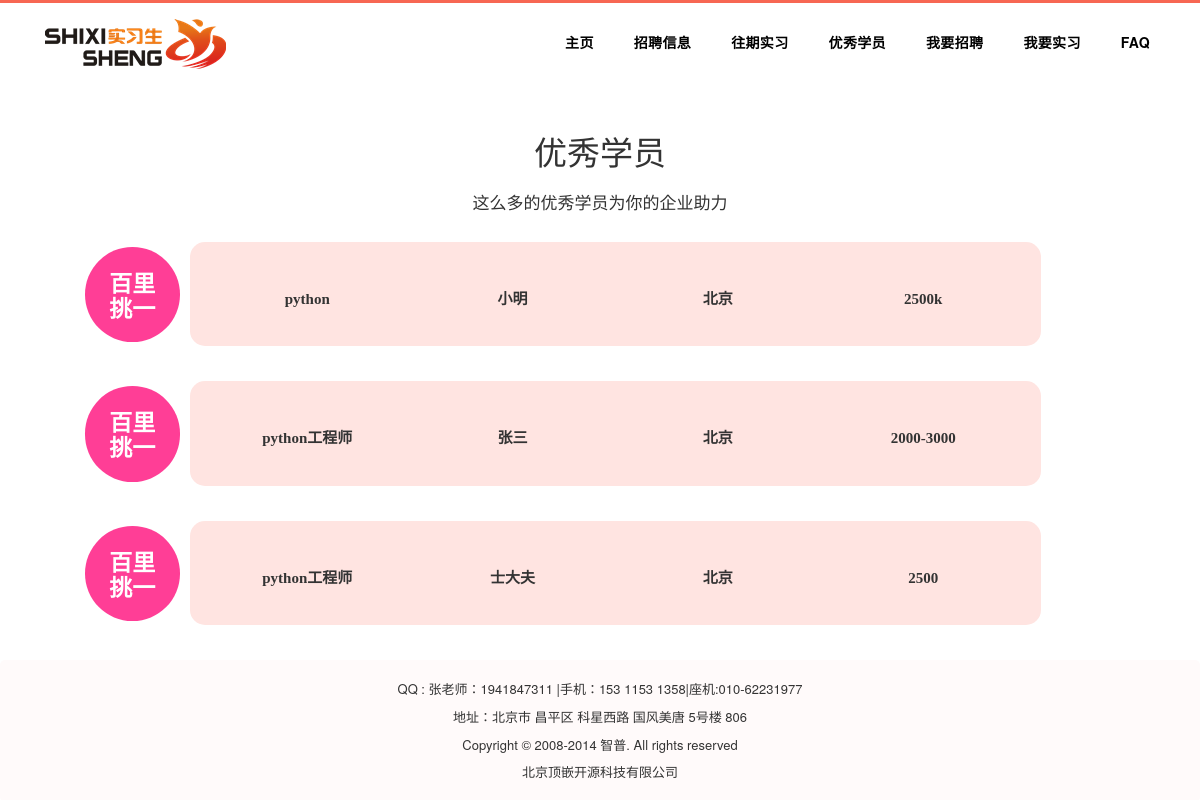
/youxiu, run on the app's committed database.
### shixisheng/models.py (models this page shows)
class Text(models.Model):
	category = models.CharField(max_length=30)
	name     = models.CharField(max_length=30)
	intr     = models.TextField(blank=True)

class SIntr(models.Model):
	order      = models.CharField(max_length=64,blank=True)  	#标记
	name       = models.CharField(max_length=30)  				#学生姓名
	level      = models.CharField(max_length=30,blank=True)  	#等级
	sex        = models.CharField(max_length=30)  				#性别
	grade      = models.CharField(max_length=30)  				#年级
	place	   = models.CharField(max_length=128) 				#期望工作地点
	position   = models.CharField(max_length=128) 				#适合职位
	salary	   = models.CharField(max_length=30)  				#期望薪资
	contact	   = models.CharField(max_length=30)  				#联系方式
	intr       = models.TextField()
	img        = models.ImageField(upload_to='./img/student',blank=True)
	date	   = models.CharField(max_length=30)  				#生成时间

### shixisheng/views.py (the view)
# urls.py: url(r'^youxiu$', 'shixisheng.views.youxiu'),
def youxiu(request):
	stu=SIntr.objects.filter(Q(order='1') | Q(order='0'))
	dict_d={"stu":stu}
	t=Text.objects.all()
	for i in t:
		dict_d[i.category]=i
	return TR(request,"youxiu.html",dict_d)

### shixisheng/templates/youxiu.html (shortened to what this page needs)
{% extends "base.html" %}
    {% block css %}
    <link href="static/css/youxiu/youxiu.css" rel="stylesheet">
    {% endblock %}
{% block content %}
<body style="">
    <div style="height:100px;"></div>
    <div>
        <h1>{{navigation_5.name}}</h1>
    	<h4>{{navigation_5.intr}}</h4>
    </div>
    <div class="container">
        {%for i in stu%}
		    <div class="row top" style="  border-radius:15px 15px 15px 15px;" onClick="window.open('grjl/{{i.id}}')">
                <div class="hl col-xs-1" style="background:#FF3E96;margin : 5px 0px 0px 50px;"><h3>{{i.level}}</h3></div>
                <div class="tl col-xs-9" style="background:#FFE4E1;margin : 0px 0px 0px 10px;">
                <div class="col-md-3">
                    <h5>{{i.position}}</h5></div>
                      <div class="col-md-3">
                    <h5>{{i.name}}</h5></div>
                      <div class="col-md-3">
		                <h5>{{i.place}}</h5></div>
                      <div class="col-md-3" >
		                <h5>{{i.salary}}</h5>
                </div>
              </div>
		    </div>
      {%endfor%}
	</div>
  </body>
{% endblock %}

### shixisheng/templates/base.html (shortened to what this page needs)
<!DOCTYPE HTML>
<html>
<head>
	<link href="/static/css/base/bootstrap.min.css" rel="stylesheet">
    <link href="/static/css/base/animate.min.css" rel="stylesheet">
    <link href="/static/css/base/font-awesome.min.css" rel="stylesheet">
    <link href="/static/css/sty.css" rel="stylesheet">
    {%block css%} {%endblock%}
</head>
<body>
	<div class="nav-head" style="background:#ffffff">
      <nav class="navbar-default" role="navigation" >
        <div class="container">
          <div class="navbar-header">
            <a class="navbar-brand" href="#">
              <div id = "lo" class="logo">
                <img src="/static/images/logo_1.png" class="img-responsive" alt="" />
              </div>
            </a>
          </div>
          <div class="collapse navbar-collapse" id="bs-example-navbar-collapse-1">
            <ul id = 'u' class="nav navbar-nav navbar-right">
              <li class="bt"><a style="color:black;" href="/">{{navigation_1.name}}</a></li>
              <li class="bt"><a style="color:black;" href="/allcompany">{{navigation_2.name}}</a></li>
              <li class="bt"><a style="color:black;" href="/be">{{navigation_3.name}}</a></li>
              <li class="bt"><a style="color:black;" href="/youxiu">{{navigation_5.name}}</a></li>
              <li class="bt"><a style="color:black;" href="/pin.html">{{navigation_6.name}}</a></li>
              <li class="bt"><a style="color:black;" href="/liucheng">{{navigation_7.name}}</a></li>
              <li class="bt"><a style="color:black;" href="/faq">{{navigation_8.name}}</a></li>
            </ul>
          </div>
        </div>
      </nav>
    </div>
    {%block content%} {%endblock%}
    <div style="text-align:center;border-radius:5px 5px 5px 5px;background:#FFFAFA;padding-top:20px;padding-bottom:20px;" >
	  <span>
		  QQ  :  张老师：1941847311  |手机：153 1153 1358|座机:010-62231977 </span></p>
	  <span>  地址：北京市 昌平区 科星西路 国风美唐 5号楼 806
	  </span></p>
	  <span>Copyright © 2008-2014 智普. All rights reserved </span> </p>
	  <span>北京顶嵌开源科技有限公司</span>
</div>
</body>
</html>

### shixisheng/static/css/sty.css (style rules this page uses)
a { color: #888; }
.nav-head { background: rgba(0, 0, 0, 0.5); border-top: 3px solid #F76753; width: 100%; position: absolute; z-index: 1000; }
.nav-head .navbar-default { background: none; border: 0px; margin-bottom: 0px; }
.nav-head .navbar-default .logo img { display: inline; margin: 0; }
.nav-head .navbar-default .navbar-collapse { border: 0; }
.nav-head .navbar-default .navbar-nav > li a { display: block; margin-top: 15px; font-size: 14px; line-height: 25px; letter-spacing: 0.025em; padding: 12px 20px; color: #fff; font-weight: bold; text-transform: uppercase; }

### shixisheng/static/css/youxiu/youxiu.css (style rules this page uses)
.top { margin : 0px 0px 35px 5px; }
.hl { border-radius:50%; }
.tl { border-radius:15px 15px 15px 15px; }
h1 { padding-top:15px; text-align: center; }
h4 { padding-top:15px; text-align: center; margin : 0px 0px 30px 0px; }
h3 { font-weight:bold;font-family:'幼圆'; padding-top:7%; text-align: center; color:#fff; margin : 20px 0px 20px 0px; }
h5 { font-weight:bold;font-family:'幼圆';font-size: 15px; text-align: center; padding-top:40px; padding-bottom:30px; }

### data on the page
Text: name "主页"
Text: name "招聘信息"
Text: name "往期实习"
Text: name "优秀学员", intr "这么多的优秀学员为你的企业助力"
Text: name "我要招聘"
Text: name "我要实习"
Text: name "FAQ"
SIntr: level "百里挑一", position "python", name "小明", place "北京", salary "2500k"
SIntr: level "百里挑一", position "python工程师", name "张三", place "北京", salary "2000-3000"
SIntr: level "百里挑一", position "python工程师", name "士大夫", place "北京", salary "2500"
